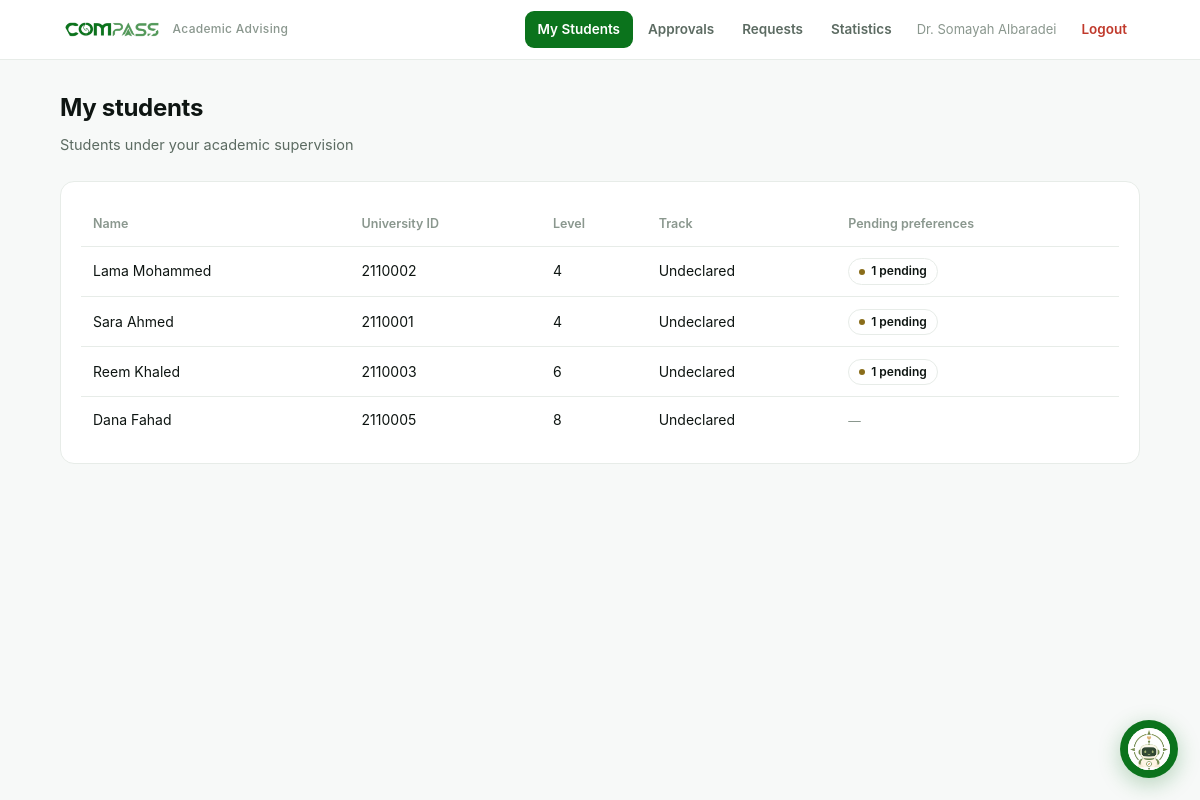
Page /advisor/students (signed in) on the earlier database version.
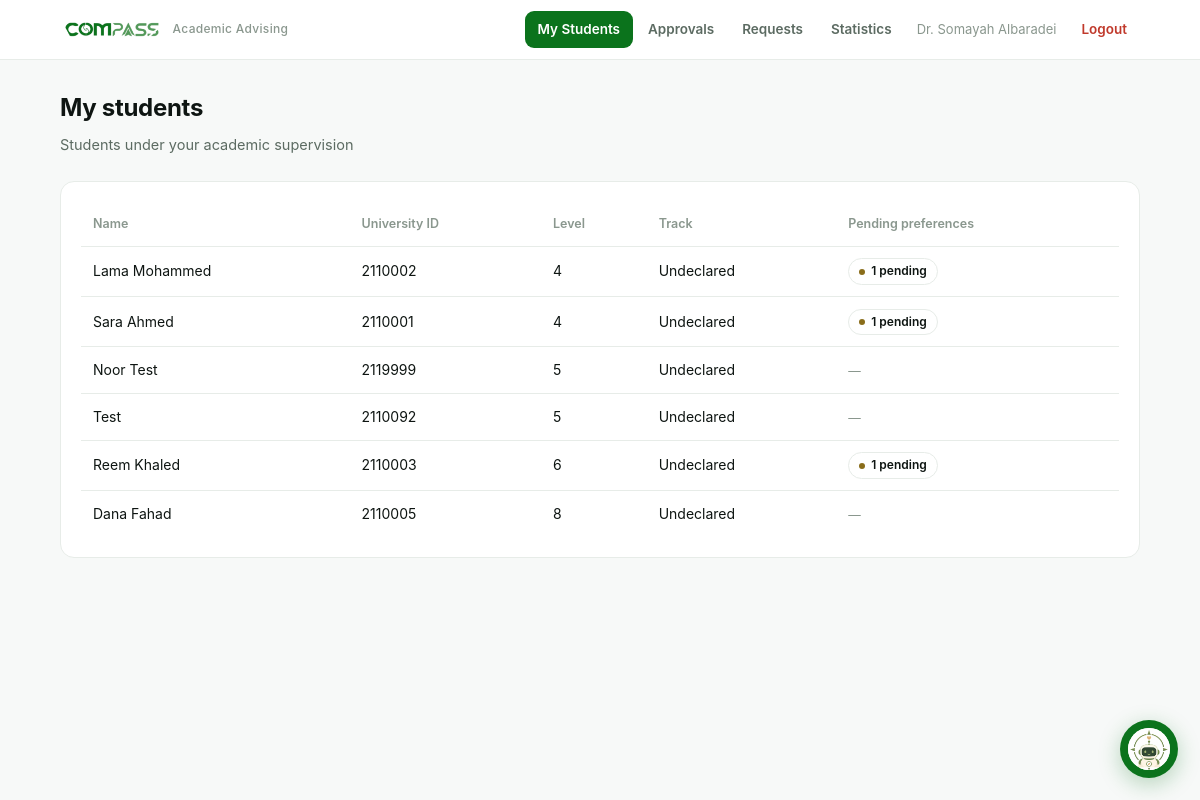
Same page on the later database version.
### tables this page shows
CREATE TABLE students (
    id                INTEGER PRIMARY KEY AUTOINCREMENT,
    user_id           INTEGER NOT NULL UNIQUE REFERENCES users(id),
    university_id     TEXT NOT NULL UNIQUE,
    level             INTEGER NOT NULL,
    track             TEXT,
    advisor_id        INTEGER REFERENCES users(id),
    admission_semester TEXT
);

CREATE TABLE users (
    id            INTEGER PRIMARY KEY AUTOINCREMENT,
    name          TEXT NOT NULL,
    email         TEXT NOT NULL UNIQUE,
    password_hash TEXT NOT NULL,
    role          TEXT NOT NULL CHECK(role IN ('student','advisor','admin'))
);

### app.py (the view)
@app.route("/advisor/students")
@login_required("advisor")
def advisor_students():
    db = get_db()
    students = db.execute(
        """SELECT s.id, u.name, s.university_id, s.level, s.track,
                  (SELECT COUNT(*) FROM wishes w WHERE w.student_id=s.id AND w.status='pending') AS pending
           FROM students s JOIN users u ON u.id=s.user_id
           WHERE s.advisor_id=? ORDER BY s.level, u.name""",
        (session["uid"],),
    ).fetchall()
    return render_template("advisor_students.html", students=students)

### app.py (called while the page is built)
@app.context_processor
def inject_student_nav():
    active = ENDPOINT_TO_TASK.get(request.endpoint)
    if request.endpoint == "student_task":
        active = request.view_args.get("key")
    if request.endpoint == "student_override":  # waiver shares the merged sidebar item
        active = "schedule_waiver"
    return {"student_tasks": STUDENT_TASKS, "active_task": active}

def current_user():
    uid = session.get("uid")
    if not uid:
        return None
    return get_db().execute("SELECT * FROM users WHERE id=?", (uid,)).fetchone()

@app.context_processor
def inject_user():
    return {"user": current_user()}

def login_required(role=None):
    def deco(view):
        @functools.wraps(view)
        def wrapped(*args, **kwargs):
            u = current_user()
            if not u:
                return redirect(url_for("login"))
            if role and u["role"] != role:
                abort(403)
            return view(*args, **kwargs)
        return wrapped
    return deco

### db.py (called while the page is built)
def get_db():
    conn = sqlite3.connect(DB_PATH)
    conn.row_factory = sqlite3.Row
    conn.execute("PRAGMA foreign_keys = ON")
    return conn

### templates/advisor_students.html (shortened to what this page needs)
{% extends "base.html" %}
{% block content %}
<h1 class="page-title">My students</h1>
<p class="page-sub">Students under your academic supervision</p>
<div class="card table-wrap">
  <table>
    <thead><tr><th>Name</th><th>University ID</th><th>Level</th><th>Track</th><th>Pending preferences</th></tr></thead>
    <tbody>
      {% for s in students %}
      <tr>
        <td>{{ s['name'] }}</td>
        <td>{{ s['university_id'] }}</td>
        <td>{{ s['level'] }}</td>
        <td>{{ s['track'] or 'Undeclared' }}</td>
        <td>
          {% if s['pending'] %}
            <a href="{{ url_for('advisor_approvals') }}"><span class="badge pending">{{ s['pending'] }} pending</span></a>
          {% else %}
            <span class="mini">—</span>
          {% endif %}
        </td>
      </tr>
      {% endfor %}
    </tbody>
  </table>
</div>
{% endblock %}

Differences in the rows shown:
added students: name "Noor Test", university_id "2119999", level "5", s "Undeclared"
added students: name "Test", university_id "2110092", level "5", s "Undeclared"
